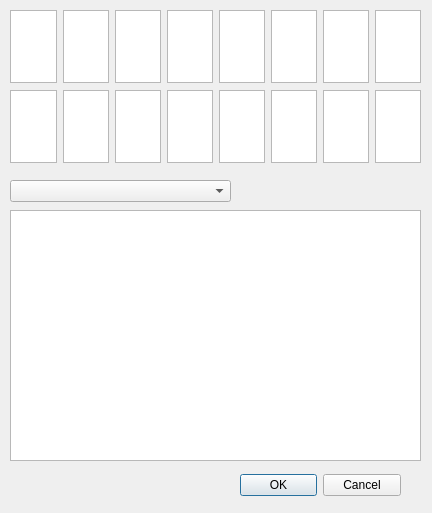
<?xml version="1.0" encoding="UTF-8"?>
<ui version="4.0">
 <class>LaneShowImageDlgDesign</class>
 <widget class="QDialog" name="LaneShowImageDlgDesign">
  <property name="geometry">
   <rect>
    <x>0</x>
    <y>0</y>
    <width>432</width>
    <height>513</height>
   </rect>
  </property>
  <property name="windowTitle">
   <string>Lane Image</string>
  </property>
  <widget class="QSplitter" name="splitter">
   <property name="geometry">
    <rect>
     <x>240</x>
     <y>470</y>
     <width>161</width>
     <height>31</height>
    </rect>
   </property>
   <property name="orientation">
    <enum>Qt::Horizontal</enum>
   </property>
   <widget class="QDialogButtonBox" name="button_box">
    <property name="orientation">
     <enum>Qt::Horizontal</enum>
    </property>
    <property name="standardButtons">
     <set>QDialogButtonBox::Cancel|QDialogButtonBox::Ok</set>
    </property>
   </widget>
  </widget>
  <widget class="QTextEdit" name="textEditFeatureInfo">
   <property name="geometry">
    <rect>
     <x>10</x>
     <y>210</y>
     <width>411</width>
     <height>251</height>
    </rect>
   </property>
   <property name="readOnly">
    <bool>true</bool>
   </property>
  </widget>
  <widget class="QComboBox" name="comboBoxSelectLink">
   <property name="geometry">
    <rect>
     <x>10</x>
     <y>180</y>
     <width>221</width>
     <height>22</height>
    </rect>
   </property>
  </widget>
  <widget class="QWidget" name="gridLayoutWidget">
   <property name="geometry">
    <rect>
     <x>10</x>
     <y>10</y>
     <width>411</width>
     <height>73</height>
    </rect>
   </property>
   <layout class="QGridLayout" name="gridLayout">
    <item row="0" column="0">
     <widget class="QGraphicsView" name="graphicView_0"/>
    </item>
    <item row="0" column="1">
     <widget class="QGraphicsView" name="graphicView_1"/>
    </item>
    <item row="0" column="2">
     <widget class="QGraphicsView" name="graphicView_2"/>
    </item>
    <item row="0" column="3">
     <widget class="QGraphicsView" name="graphicView_3"/>
    </item>
    <item row="0" column="4">
     <widget class="QGraphicsView" name="graphicView_4"/>
    </item>
    <item row="0" column="5">
     <widget class="QGraphicsView" name="graphicView_5"/>
    </item>
    <item row="0" column="6">
     <widget class="QGraphicsView" name="graphicView_6"/>
    </item>
    <item row="0" column="7">
     <widget class="QGraphicsView" name="graphicView_7"/>
    </item>
   </layout>
  </widget>
  <widget class="QWidget" name="gridLayoutWidget_2">
   <property name="geometry">
    <rect>
     <x>10</x>
     <y>90</y>
     <width>411</width>
     <height>73</height>
    </rect>
   </property>
   <layout class="QGridLayout" name="gridLayout_2">
    <item row="0" column="0">
     <widget class="QGraphicsView" name="graphicView_8"/>
    </item>
    <item row="0" column="1">
     <widget class="QGraphicsView" name="graphicView_9"/>
    </item>
    <item row="0" column="2">
     <widget class="QGraphicsView" name="graphicView_10"/>
    </item>
    <item row="0" column="3">
     <widget class="QGraphicsView" name="graphicView_11"/>
    </item>
    <item row="0" column="4">
     <widget class="QGraphicsView" name="graphicView_12"/>
    </item>
    <item row="0" column="5">
     <widget class="QGraphicsView" name="graphicView_13"/>
    </item>
    <item row="0" column="6">
     <widget class="QGraphicsView" name="graphicView_14"/>
    </item>
    <item row="0" column="7">
     <widget class="QGraphicsView" name="graphicView_15"/>
    </item>
   </layout>
  </widget>
 </widget>
 <resources/>
 <connections>
  <connection>
   <sender>button_box</sender>
   <signal>accepted()</signal>
   <receiver>LaneShowImageDlgDesign</receiver>
   <slot>accept()</slot>
   <hints>
    <hint type="sourcelabel">
     <x>20</x>
     <y>20</y>
    </hint>
    <hint type="destinationlabel">
     <x>20</x>
     <y>20</y>
    </hint>
   </hints>
  </connection>
  <connection>
   <sender>button_box</sender>
   <signal>rejected()</signal>
   <receiver>LaneShowImageDlgDesign</receiver>
   <slot>reject()</slot>
   <hints>
    <hint type="sourcelabel">
     <x>20</x>
     <y>20</y>
    </hint>
    <hint type="destinationlabel">
     <x>20</x>
     <y>20</y>
    </hint>
   </hints>
  </connection>
 </connections>
</ui>
